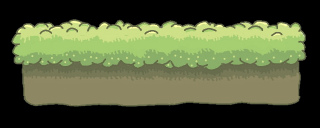

Rendered tile map (Tiled .tmx) drawn with the repository's tilesets; below, a short description and the full map source, tile grids included:
An orthogonal 10x4 tile map with 32x32 px tiles, 1 tile layer (Map) and 1 object.

<map version="1.0" tiledversion="1.1.5" orientation="orthogonal" renderorder="right-down" width="10" height="4" tilewidth="32" tileheight="32" infinite="0" nextobjectid="2">
 <tileset firstgid="1" source="../Assets/Tiles/Tiles.tsx" />
 <layer name="Map" width="10" height="4">
  <data encoding="csv">
32,33,34,35,36,37,38,39,40,41,
62,63,64,65,66,67,68,69,70,71,
92,93,94,95,96,97,98,99,100,101,
182,183,184,185,186,187,188,189,190,191
</data>
 </layer>
 <objectgroup name="Collision">
  <object id="1" x="32" y="32" width="256" height="64" />
 </objectgroup>
</map>
